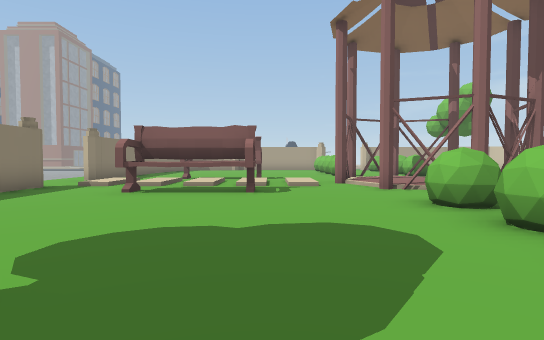
View 1 (above)

16 first-person views from a walk through a 3-D level made in the Unity game engine. The camera is 0.72 m above the floor, tilts 2° down and sees 80° across. The floor is counted in squares, 1 m on a side. Each view is taken from the middle of a square. On the plan, view 1 faces up. The plan holds only what a view shows up to about 10 squares ahead; the rest is blank. The place goes on beyond the plan. Some animated figures are not drawn. Some surface patterns are stand-ins.

View 2
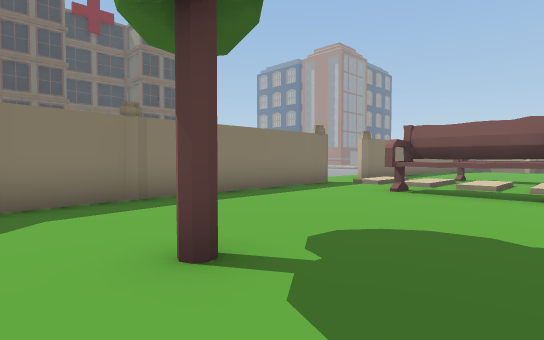

View 3
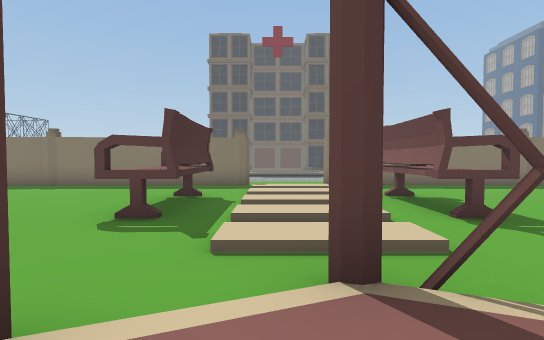

View 4
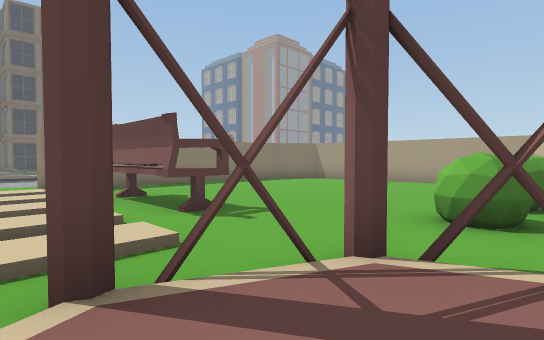

View 5
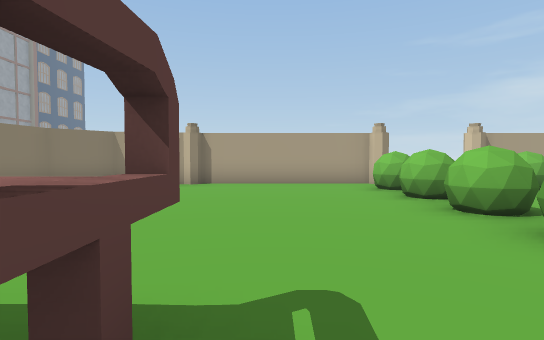

View 6
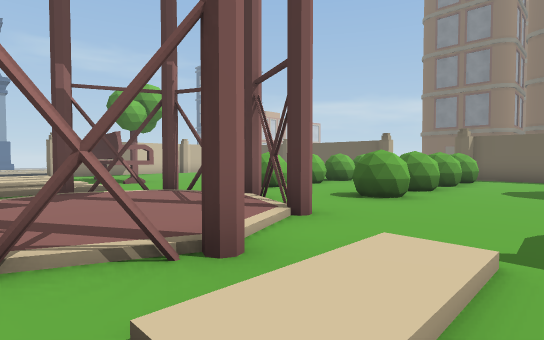

View 7
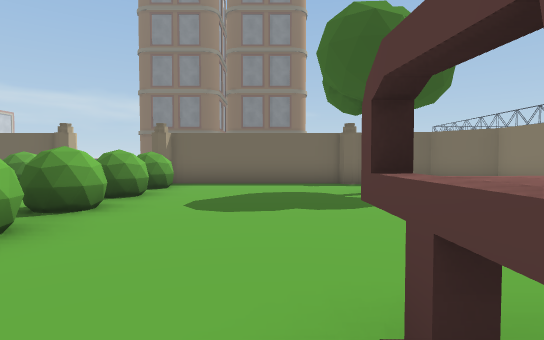

View 8
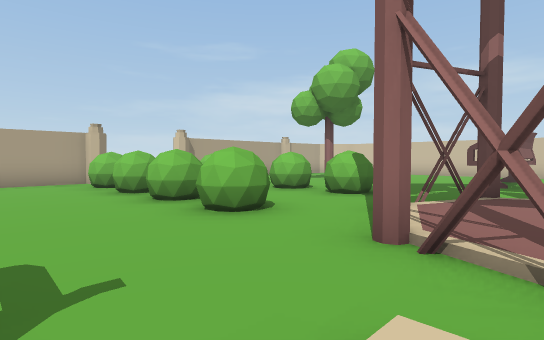

View 9
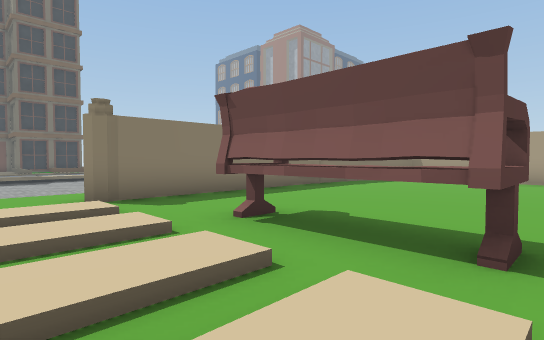

View 10
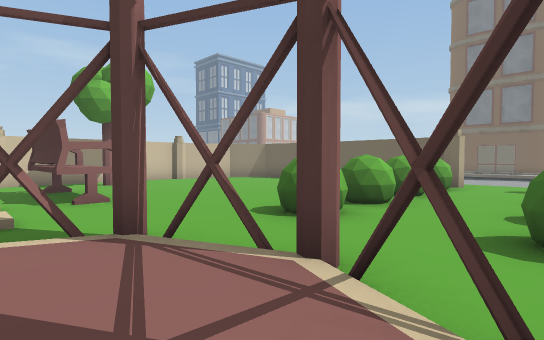

View 11
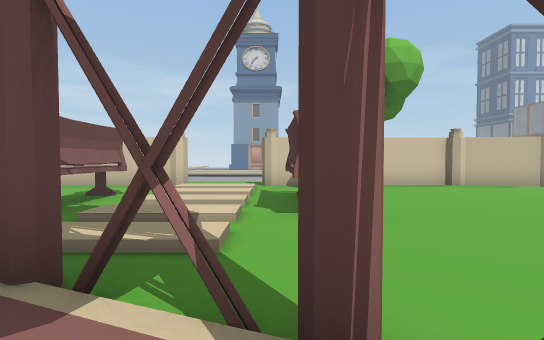

View 12
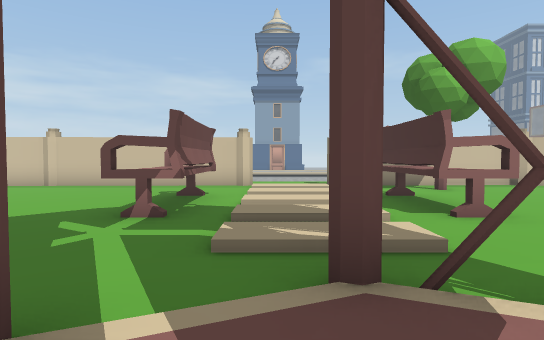

View 13
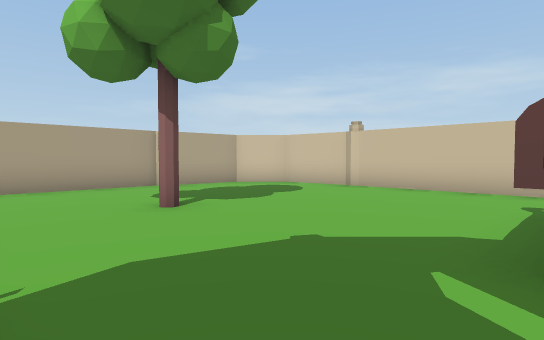

View 14
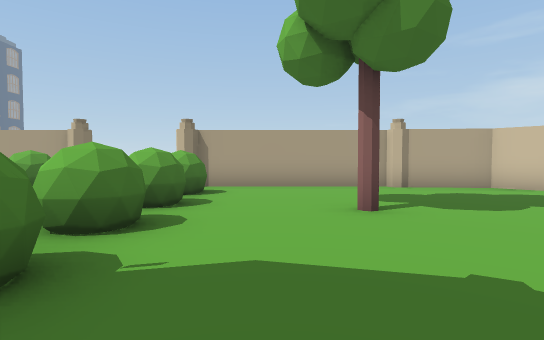

View 15
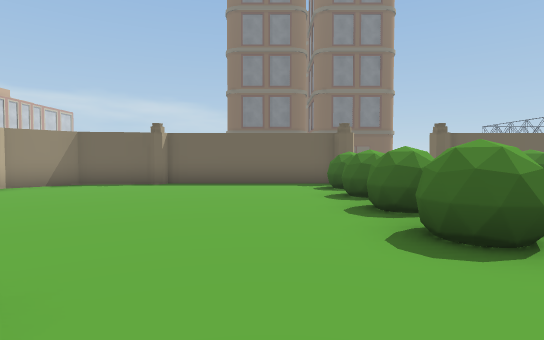

View 16
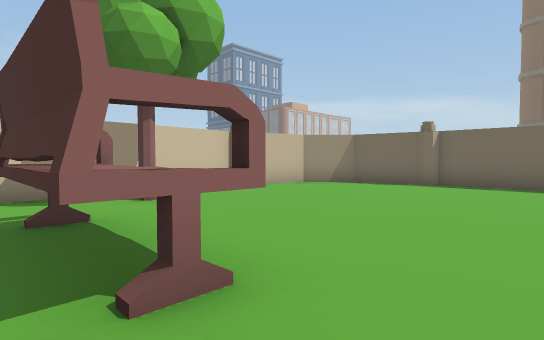

### Floor plan
Key: @ floor where view 1 was taken; # wall or solid block; x gap in a wall; . main floor; : floor 0.1 m higher than the main floor; / step, stairs or slope; ^ raised ledge.
Columns run from 7 left of view 1 to 15 right of it. Each row starts with its distance up from view 1.
 21       ####    #####
 20   #####...x  ##...####
 19   #.......#  ^.......##
 18  # ........  .........#
 17  #........#  #..#.....#
 16  #........x. x........#
 15  #........#..^........#
 14  #........#..^........#
 13  #....................#
 12  #..^^^....##....^^^..#
 11 .#........#::#........#
 10 .././:///#::::////:/./
  9  ././:////::::#///:/./
  8  #........#::#........#
  7  #..^^^....###...^^^..#
  6  #....................#
  5  #........#..#........#
  4  #........x..x........#
  3  #........#..^........#
  2  #........#..^........#
  1  #...#....x..x........#
  0  ##....@..#..#.......##
 -1   #########..#########
 -2            ...

Where each view was taken, in squares from view 1:
view 1: 0 up, 0 right, facing up
view 2: 0 up, 0 right, facing up-left
view 3: 9 up, 4 right, facing left
view 4: 9 up, 4 right, facing up-left
view 5: 11 up, 0 right, facing up
view 6: 11 up, 0 right, facing down-right
view 7: 8 up, 0 right, facing down
view 8: 10 up, 0 right, facing up-right
view 9: 9 up, 0 right, facing up-left
view 10: 9 up, 3 right, facing down-right
view 11: 8 up, 5 right, facing right
view 12: 10 up, 5 right, facing right
view 13: 12 up, 7 right, facing up-right
view 14: 12 up, 8 right, facing up
view 15: 8 up, 8 right, facing down
view 16: 8 up, 8 right, facing down-right
